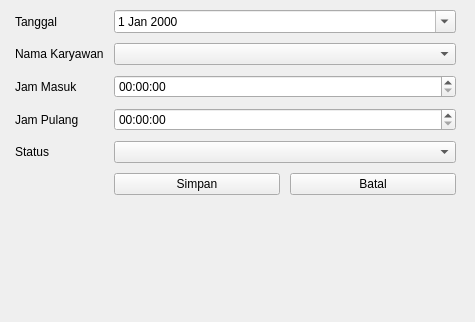
<?xml version="1.0" encoding="UTF-8"?>
<ui version="4.0">
 <class>Form</class>
 <widget class="QWidget" name="Form">
  <property name="geometry">
   <rect>
    <x>0</x>
    <y>0</y>
    <width>475</width>
    <height>322</height>
   </rect>
  </property>
  <property name="windowTitle">
   <string>Data Absensi - Tambah</string>
  </property>
  <widget class="QWidget" name="formLayoutWidget">
   <property name="geometry">
    <rect>
     <x>0</x>
     <y>-10</y>
     <width>471</width>
     <height>331</height>
    </rect>
   </property>
   <layout class="QFormLayout" name="formLayout">
    <property name="horizontalSpacing">
     <number>10</number>
    </property>
    <property name="verticalSpacing">
     <number>10</number>
    </property>
    <property name="leftMargin">
     <number>15</number>
    </property>
    <property name="topMargin">
     <number>20</number>
    </property>
    <property name="rightMargin">
     <number>15</number>
    </property>
    <property name="bottomMargin">
     <number>20</number>
    </property>
    <item row="0" column="0">
     <widget class="QLabel" name="tanggalLabel">
      <property name="text">
       <string>Tanggal</string>
      </property>
     </widget>
    </item>
    <item row="0" column="1">
     <widget class="QDateEdit" name="tanggalDateEdit">
      <property name="calendarPopup">
       <bool>true</bool>
      </property>
     </widget>
    </item>
    <item row="2" column="0">
     <widget class="QLabel" name="jamMasukLabel">
      <property name="text">
       <string>Jam Masuk</string>
      </property>
     </widget>
    </item>
    <item row="2" column="1">
     <widget class="QTimeEdit" name="jamMasukTimeEdit"/>
    </item>
    <item row="3" column="0">
     <widget class="QLabel" name="jamPulangLabel">
      <property name="text">
       <string>Jam Pulang</string>
      </property>
     </widget>
    </item>
    <item row="3" column="1">
     <widget class="QTimeEdit" name="jamPulangTimeEdit"/>
    </item>
    <item row="5" column="1">
     <layout class="QHBoxLayout" name="horizontalLayout_2">
      <item>
       <widget class="QPushButton" name="simpanButton">
        <property name="text">
         <string>Simpan</string>
        </property>
       </widget>
      </item>
      <item>
       <widget class="QPushButton" name="batalButton">
        <property name="text">
         <string>Batal</string>
        </property>
       </widget>
      </item>
     </layout>
    </item>
    <item row="1" column="0">
     <widget class="QLabel" name="namaKaryawanLabel">
      <property name="text">
       <string>Nama Karyawan</string>
      </property>
     </widget>
    </item>
    <item row="1" column="1">
     <widget class="QComboBox" name="namaKaryawanComboBox"/>
    </item>
    <item row="4" column="1">
     <widget class="QComboBox" name="statusComboBox"/>
    </item>
    <item row="4" column="0">
     <widget class="QLabel" name="statusLabel">
      <property name="text">
       <string>Status</string>
      </property>
     </widget>
    </item>
   </layout>
  </widget>
 </widget>
 <resources/>
 <connections/>
</ui>
